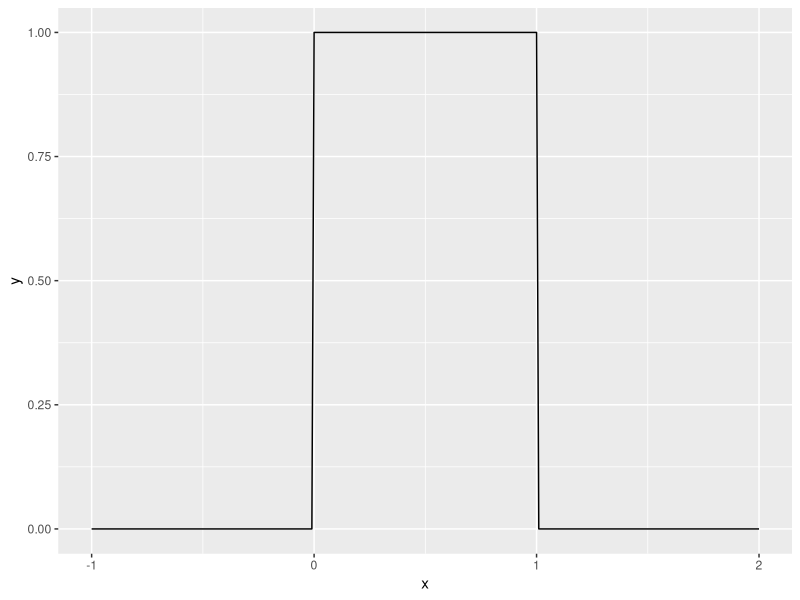
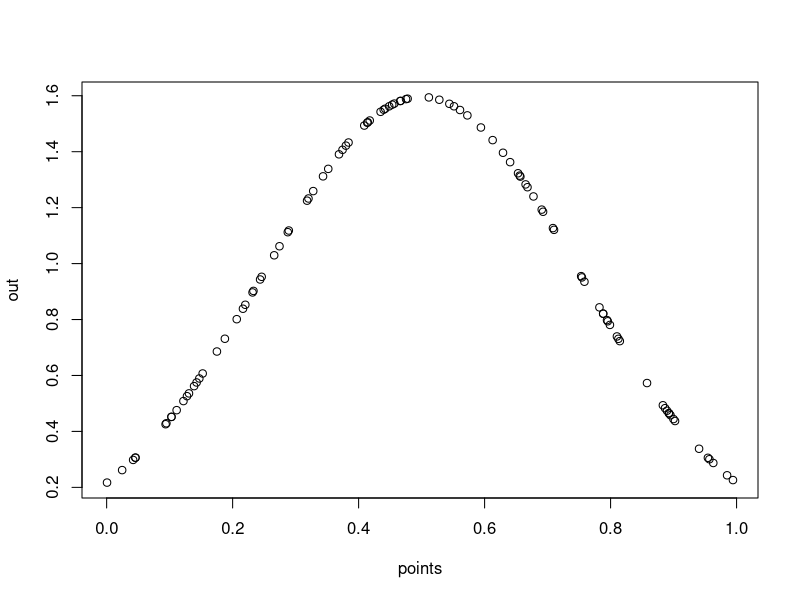
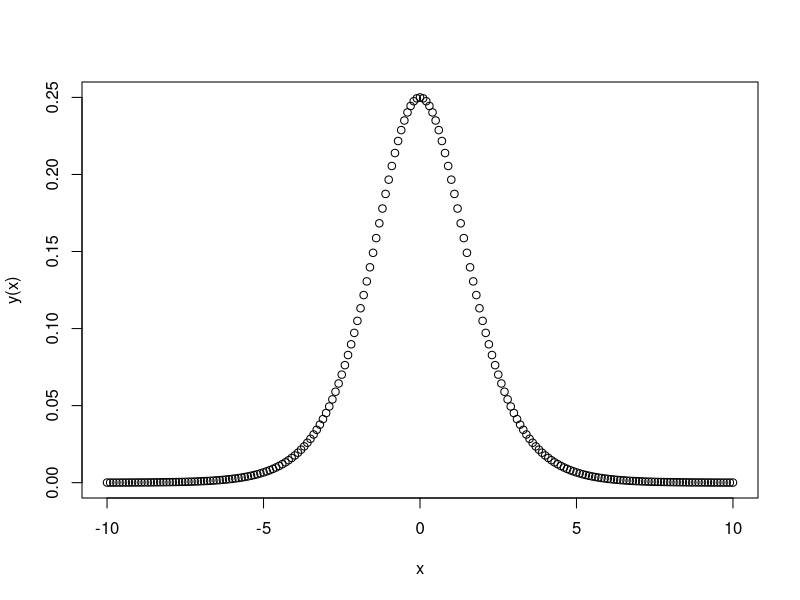
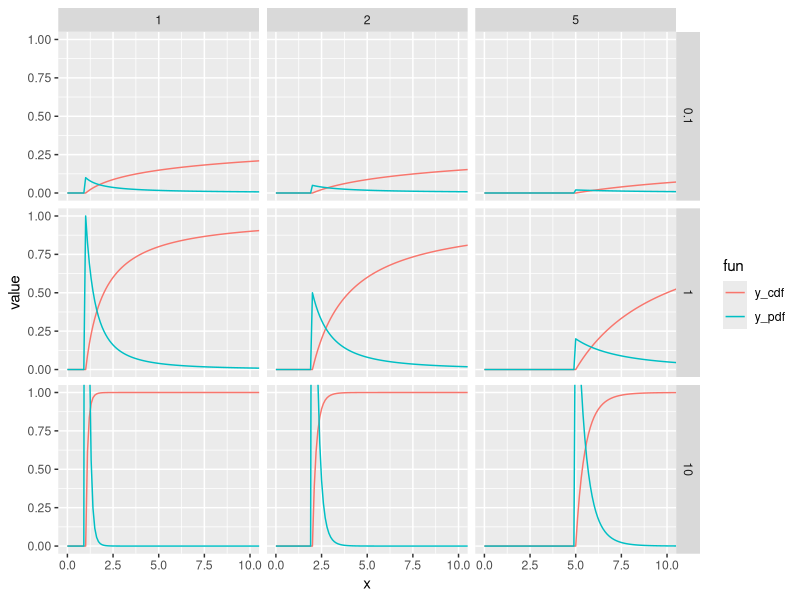
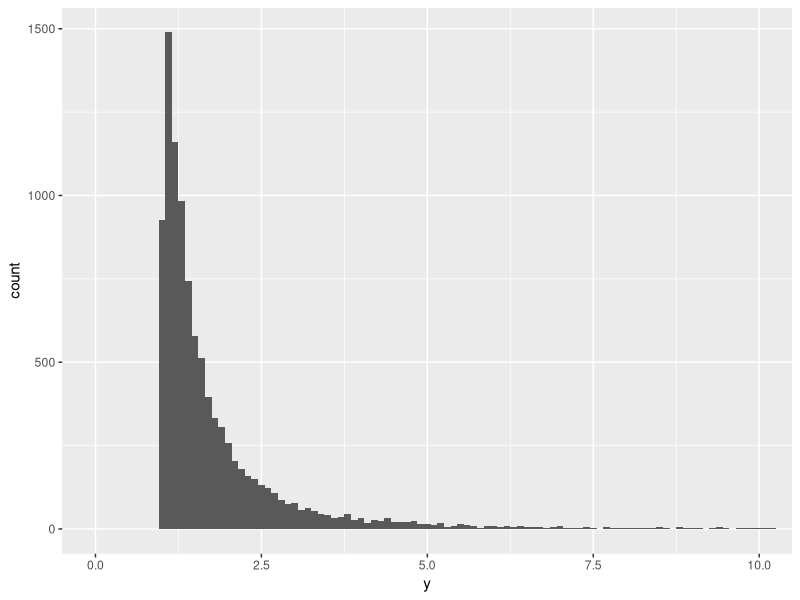
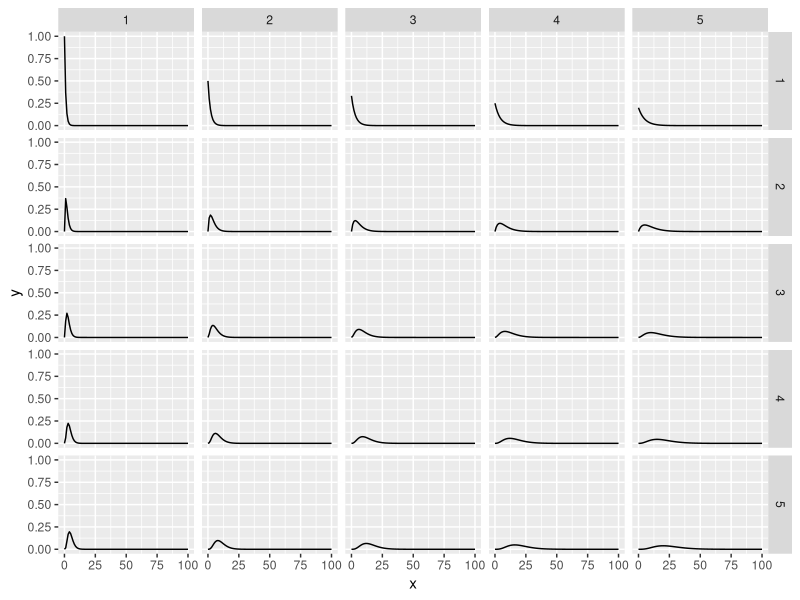

Write the R code that produced these figures, in order.
## ---- chunk 1
knitr::opts_chunk$set(echo = TRUE)
library(tidyverse)
## ---- chunk 2
dat <- tibble(x = seq(-1, 2, by = 0.01),
              y = dunif(x))
ggplot(dat, aes(x = x, y = y)) + geom_line()
## ---- chunk 3
punif(0.7) - punif(0.1)
## ---- chunk 4
set.seed(123)
n <- 100
points <- runif(100, min = 0, max = 1)
## ---- chunk 5
set.seed(123)
n <- 100
points <- runif(100, min = 0, max = 1)
out <- dnorm(points, mean = .5, sd = 0.25)
plot(points, out)
## ---- chunk 6
x <- seq(-10, 10, by = 0.1)
y <- function(x){
  exp(-x)/((1+exp(-x))^2)
}

plot(x, y(x))
## ---- chunk 7

make_pareto_cdf <- function(x, x0, a) {
  if (x < x0) {
    0
  }
  else {
    1 - (x0/x)^a
  }
}

make_pareto_pdf <- function(x, x0, a) {
  if (x < x0) {
    0
  }
  else {
    a*x0^a/x^(a+1)
  }
}

pareto <- expand_grid(x = seq(0,110, 0.1), x0 = c(1, 2, 5), a = c(0.1, 1, 10)) %>% 
  mutate(y_cdf = unlist(pmap(list(x, x0, a), make_pareto_cdf)),
         y_pdf = unlist(pmap(list(x, x0, a), make_pareto_pdf))) %>% 
  pivot_longer(cols = c(y_cdf, y_pdf), names_to = "fun")

ggplot(pareto, aes(x = x, y = value, color = fun)) + geom_line() + facet_grid(a~x0) + coord_cartesian(ylim = c(0, 1), xlim = c(0, 10))

## ---- chunk 8
x <- runif(10000)
y <- function(x, x0, a){
  (x0/(1-x))^(1/a)
}

pareto <- tibble(x, y = y(x, 1, 2))


ggplot(pareto, aes(x = y)) + geom_histogram(binwidth = .1) + coord_cartesian(xlim = c(0, 10))

## ---- chunk 9
tib <- expand_grid(a = c(1:5), b = c(1:5), x = 0:100) %>% 
  mutate(y = (x^(a-1)*exp(-x/b))/(b^a*factorial(a-1)))

ggplot(tib, aes(x = x, y = y)) + geom_line() + facet_grid(a~b)
